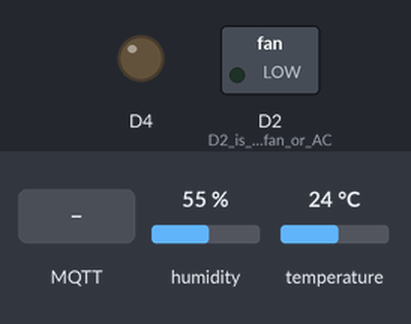
Recording of a sketch running on a simulated ESP8266 (NodeMCU). Shown: switched loads named in the sketch (green lamp = pin HIGH), output pins drawn as LEDs (lit = HIGH). Inputs (shaded band) come from the test bench; at power-on: temperature 24 °C, humidity 55 %. WiFi joins after 1.5 s; servers stay silent unless stated; no MQTT or app messages arrive unless stated; what the sketch prints to the serial monitor is not drawn.

Above: at 2.7 s.
2.8 s: temperature set to 27 °C
At 4.5 s:
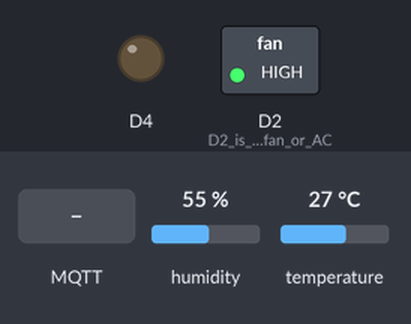
5.6 s: MQTT message "0" arrives on the first subscribed topic
At 6.6 s:
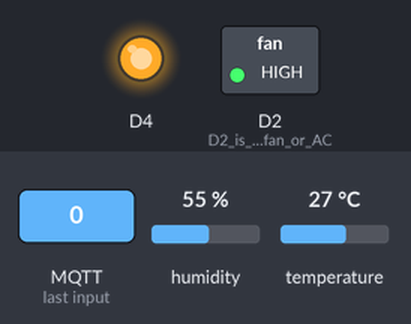
7.1 s: MQTT message "1" arrives on the first subscribed topic
At 7.9 s:
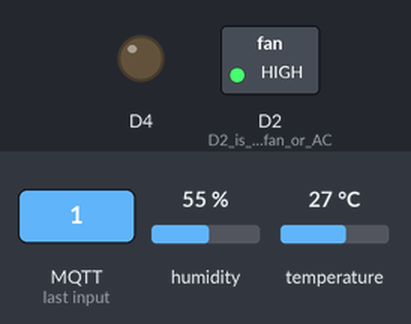
8.6 s: MQTT message "2" arrives on the first subscribed topic
At 10.0 s:
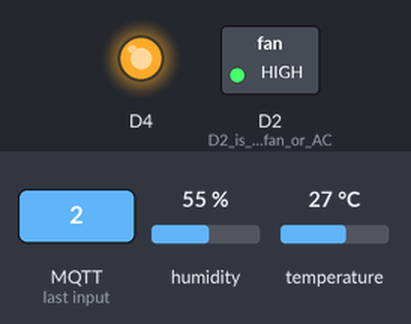
Timing chart, 0 to 11.1 s (numbered marks = the images above; inputs shaded):
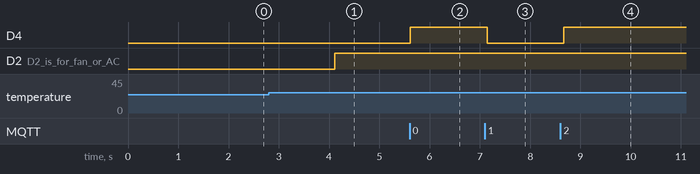

Measured:
- the behaviour switches between 25 and 26 °C on temperature (found by bisection; images 0 and 1)
- after the input at 2.8 s, D2 (D2_is_for_fan_or_AC): LOW → HIGH after 1.3 s
- after the input at 5.6 s, D4: LOW → HIGH at once
- after the input at 7.1 s, D4: HIGH → LOW after 0.05 s
- after the input at 8.6 s, D4: LOW → HIGH after 0.07 s

The sketch:

last_day.ino
```cpp
#include <DHT.h>
#include <DHT_U.h>

#include <ESP8266WiFi.h>
#include <PubSubClient.h>

// Update these with values suitable for your network.
#define DHTTYPE DHT11

const int DHTPin = 5;                       //d1
const char* ssid = "Gopal";
const char* password = "123456789";
const char* mqtt_server = "iot.iandwe.in";

WiFiClient espClient;
PubSubClient client(espClient);

long lastMsg = 0;
char msg[50];
int value = 0;

DHT dht(DHTPin, DHTTYPE);

void setup() {
  pinMode(BUILTIN_LED, OUTPUT);     // Initialize the BUILTIN_LED pin as an output
  Serial.begin(115200);
  setup_wifi();
  client.setServer(mqtt_server, 1883);
  client.setCallback(callback);
  digitalWrite(4,OUTPUT);
  dht.begin();
}

void setup_wifi() {
  delay(10);
  // We start by connecting to a WiFi network
  Serial.println();
  Serial.print("Connecting to ");
  Serial.println(ssid);

  WiFi.begin(ssid, password);

  while (WiFi.status() != WL_CONNECTED) {
    delay(500);
    Serial.print(".");
  }

  Serial.println("");
  Serial.println("WiFi connected");
  Serial.println("IP address: ");
  Serial.println(WiFi.localIP());
}

void callback(char* topic, byte* payload, unsigned int length) {   //subscribe
  Serial.print("Message arrived [");
  Serial.print(topic);
  Serial.print("] ");

  for (int i = 0; i < length; i++) {
    Serial.print((char)payload[i]);                                //payload acting as a publisher
  }

  Serial.println();

  // Switch on the LED if an 1 was received as first character
  if ((char)payload[0] == '1') {
    digitalWrite(BUILTIN_LED, LOW);   // Turn the LED on (Note that LOW is the voltage level
    // but actually the LED is on; this is because
    // it is acive low on the ESP-01)
  } else {
    digitalWrite(BUILTIN_LED, HIGH);  // Turn the LED off by making the voltage HIGH
  }
}

void reconnect() {
  // Loop until we're reconnected
  while (!client.connected()) {
    Serial.print("Attempting MQTT connection...");
    // Attempt to connect
    if (client.connect("ESP8266Client")) {
      Serial.println("connected");
      // Once connected, publish an announcement...
    //  client.publish("yo","yo world");                                           //acknowledgement
      // ... and resubscribe
      client.subscribe("yo");
    } else {
      Serial.print("failed, rc=");
      Serial.print(client.state());
      Serial.println(" try again in 5 seconds");
      // Wait 5 seconds before retrying
      delay(5000);
    }
  }
}

void loop() {

  if (!client.connected()) {
    reconnect();
  }
  client.loop();
    float f = dht.readTemperature(true);
    float h = dht.readHumidity();
    float t = dht.readTemperature();
    float hic = dht.computeHeatIndex(t, h, false);
    static char temperatureTemp[7];

    if (isnan(h) || isnan(t) || isnan(f)) {             //isnan is not a number
      Serial.println("Failed to read from DHT sensor!");
      return;
    }

    dtostrf(hic, 6, 2, temperatureTemp);
    client.publish("akash/yo", temperatureTemp);
    Serial.print(" %\t Temperature: ");
    Serial.print(t);
    Serial.print(" *C ");
    if(t>25){
        delay(500);
        pinMode(4,HIGH);        //D2 is for fan or AC
        Serial.println("D2 is on");
    }
    else{
        delay(500);
        pinMode(4,LOW);
        Serial.println("D2 is off");
     }

  long now = millis();

  if (now - lastMsg > 2000) {
    lastMsg = now;
    ++value;
    snprintf (msg, 75, "hello world #%ld", value);
    Serial.print("Publish message: ");
    Serial.println(msg);
    client.publish("akash/yo", msg);
  }
}
```
